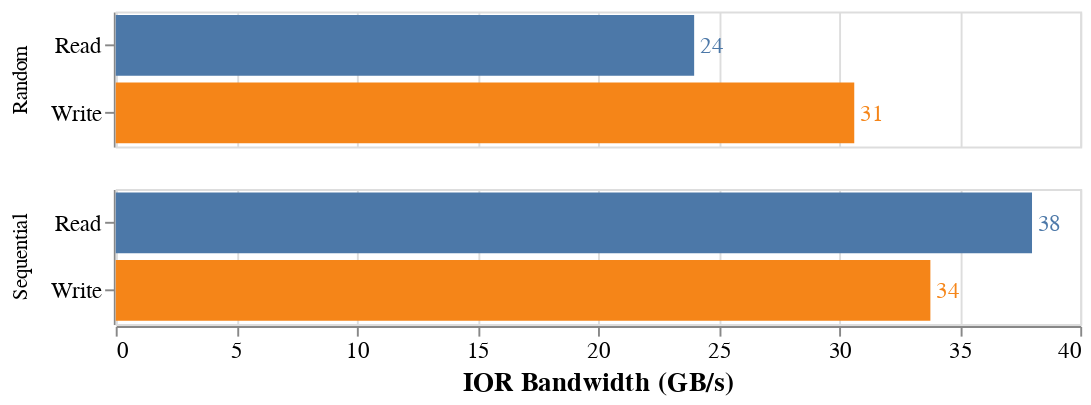

Notebook code cell kept with this figure:
### Code cell
df1_bars = alt.Chart(height=70).mark_bar().encode(
    # limit ticks to make room
    alt.X('Bandwidth:Q', axis=alt.Axis(title="IOR Bandwidth (GB/s)", tickCount=10)),
    alt.Y('IO_Mode:O', title=None),
    color = alt.Color('IO_Mode:N', legend=None)
)

df1_texts = df1_bars.mark_text(
    align="left",
    baseline="middle",
    dx=3
).encode(
    text=alt.Text("Bandwidth", format=".0f")
)

alt.layer(df1_bars, df1_texts, data=ess).facet(row=alt.Row('IO_Pattern:O', title=None))

### Figure 1 — Vega-Lite specification as saved in the notebook (floating-point values rounded to 4 significant figures)
{"$schema": "https://vega.github.io/schema/vega-lite/v2.6.0.json", "config": {"axis": {"labelFont": "SF Mono", "labelFontSize": 12, "titleFont": "SF Mono", "titleFontSize": 14}, "header": {"labelFont": "SF Mono", "labelFontSize": 11, "titleFont": "SF Mono", "titleFontSize": 11}, "legend": {"font": "SF Mono", "labelFontSize": 11, "titleFontSize": 12}, "text": {"font": "SF Mono", "fontSize": 12}, "title": {"font": "SF Mono", "fontSize": 14}, "view": {"height": 400, "width": 500}}, "data": {"name": "data-d18e5f09efaa0e99f7ba1efa17dda57b"}, "datasets": {"data-d18e5f09efaa0e99f7ba1efa17dda57b": [{"Bandwidth": 23.99, "IO_Mode": "Read", "IO_Pattern": "Random"}, {"Bandwidth": 30.63, "IO_Mode": "Write", "IO_Pattern": "Random"}, {"Bandwidth": 38, "IO_Mode": "Read", "IO_Pattern": "Sequential"}, {"Bandwidth": 33.78, "IO_Mode": "Write", "IO_Pattern": "Sequential"}]}, "facet": {"row": {"field": "IO_Pattern", "title": null, "type": "ordinal"}}, "spec": {"layer": [{"encoding": {"color": {"field": "IO_Mode", "legend": null, "type": "nominal"}, "x": {"axis": {"tickCount": 10, "title": "IOR Bandwidth (GB/s)"}, "field": "Bandwidth", "type": "quantitative"}, "y": {"field": "IO_Mode", "title": null, "type": "ordinal"}}, "height": 70, "mark": "bar"}, {"encoding": {"color": {"field": "IO_Mode", "legend": null, "type": "nominal"}, "text": {"field": "Bandwidth", "format": ".0f", "type": "quantitative"}, "x": {"axis": {"tickCount": 10, "title": "IOR Bandwidth (GB/s)"}, "field": "Bandwidth", "type": "quantitative"}, "y": {"field": "IO_Mode", "title": null, "type": "ordinal"}}, "height": 70, "mark": {"align": "left", "baseline": "middle", "dx": 3, "type": "text"}}]}}
